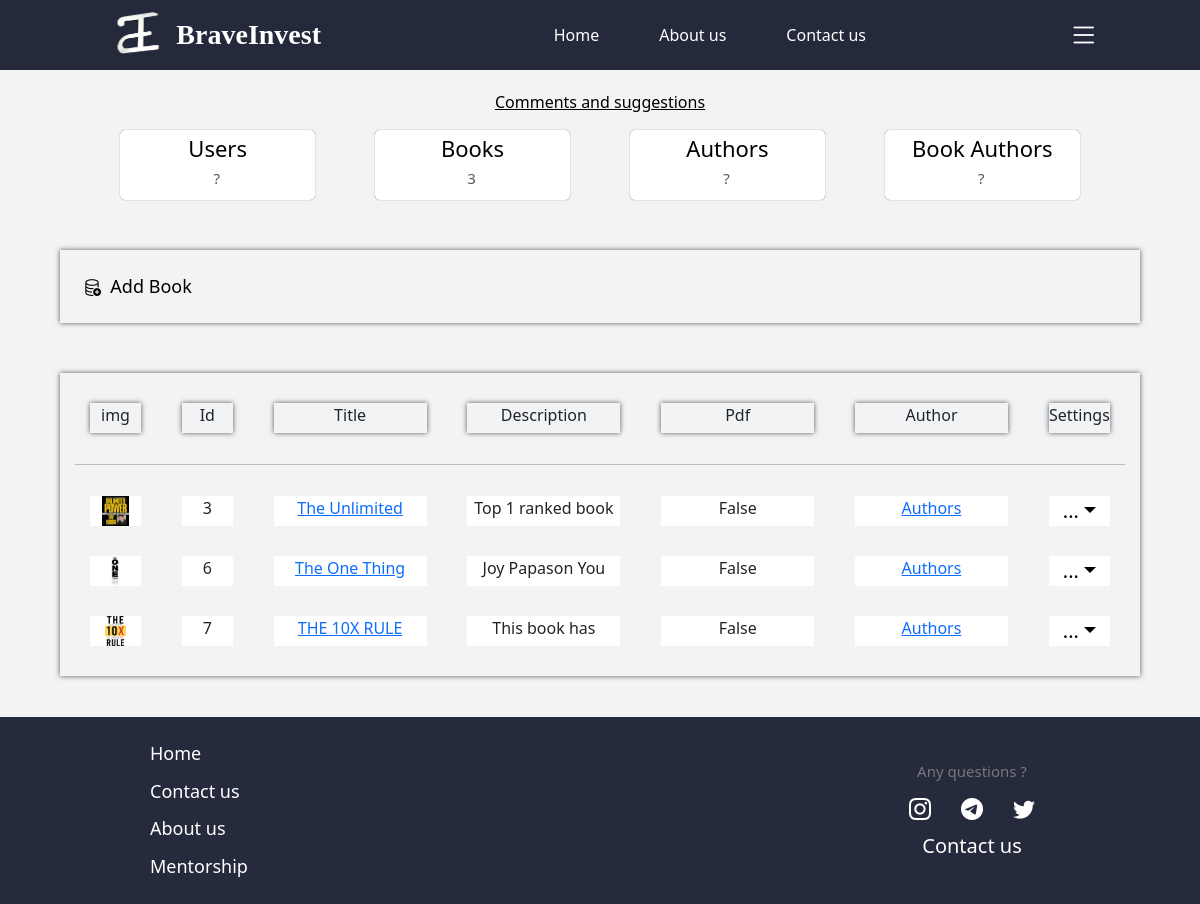
Screenshot of /users/staff/page/?table=books (signed in) with the database file from the repository.
### invest/models.py (models this page shows, shortened)
class Book(models.Model):
    title = models.CharField(max_length=200)
    cover_picture = models.ImageField()
    description = models.TextField()
    pdf = models.FileField(blank=True, null=True)
    my_favorite = models.BooleanField(default=False)

### invest/views.py (the view)
# urls.py: path("users/staff/page/", AdminPageView.as_view(), name="admin_page"),
class AdminPageView(View):
    def get(self, request):
        if request.user.is_staff:
            get_table = request.GET.get("table", "users")
            del_obj_value = None
            del_obj = None
            book_del_id = request.GET.get("delete-book", "")
            author_del_id = request.GET.get("delete-author", "")
            b_a_del_id = request.GET.get("delete-book-author", "")
            user_del_id = request.GET.get("delete-user", "")
            if book_del_id:
                del_obj_value = "books"
                try:
                    del_obj = Book.objects.get(id=book_del_id)
                except:
                    messages.warning(request, "No books found matching your search")
            elif author_del_id:
                del_obj_value = "authors"
                try:
                    del_obj = Author.objects.get(id=author_del_id)
                except:
                    messages.warning(request, "No authors found matching your search")
            elif b_a_del_id:
                del_obj_value = "book_authors"
                try:
                    del_obj = BookAuthor.objects.get(id=b_a_del_id)
                except:
                    messages.warning(request, "No book authors found matching your search")
            elif user_del_id:
                del_obj_value = "users"
                try:
                    del_obj = User.objects.get(id=user_del_id)
                except:
                    messages.warning(request, "No book authors found matching your search")
            if get_table == "users":
                table = User.objects.all()
                table_value = "users"
            elif get_table == "books":
                table = Book.objects.all()
                table_value = "books"
            elif get_table == "authors":
                table = Author.objects.all()
                table_value = "authors"
            elif get_table == "book_authors":
                table = BookAuthor.objects.all()
                table_value = "book_authors"
            else:
                table = ""
                table_value = ""
            return render(request, "admin_page.html", {"table":table, "table_value":table_value, "del_obj_value":del_obj_value, "del_obj": del_obj})
        else:
            return redirect("home")

### templates/admin_page.html (shortened to what this page needs)
{% extends 'base.html' %}
{% block content %}
<div class="admin-containner">
    <p style="text-align: center"><a class="admin-com-link" href="{% url 'questions' %}">Comments and suggestions</a></p>
<div class="admin-boxes">
    <a class="admin-box" href="?table=users">
        <h3>Users</h3>
        <h6>{% if table_value == "users" %}{{ table.count }}{% else %}?{% endif %}</h6>
    </a>
    <a class="admin-box" href="?table=books">
        <h3>Books</h3>
        <h6>{% if table_value == "books" %}{{ table.count }}{% else %}?{% endif %}</h6>
    </a>
    <a class="admin-box" href="?table=authors">
        <h3>Authors</h3>
        <h6>{% if table_value == "authors" %}{{ table.count }}{% else %}?{% endif %}</h6>
    </a>
    <a class="admin-box" href="?table=book_authors">
        <h3>Book Authors</h3>
        <h6>{% if table_value == "book_authors" %}{{ table.count }}{% else %}?{% endif %}</h6>
    </a>
</div>
{% if table_value == "books" %}
<div class="admin-table admin-table-create">
    <a class="admin-table-line" href="{% url 'book_create' %}">
        <i class="bi bi-database-add"></i> &nbsp Add Book
    </a>
</div>
{% endif %}
<div class="admin-table">
    {% if table_value == "users" %}
    <div class="admin-table-line admin-table-glav-line">
        <div class="admin-table-column admin-table-column-image">
            img
        </div>
        <div class="admin-table-column admin-table-column-id">
            Id
        </div>
        <div class="admin-table-column">
            Username
        </div>
        <div class="admin-table-column">
            First Name
        </div>
        <div class="admin-table-column">
            Last Name
        </div>
        <div class="admin-table-column">
           Email
        </div>
        <div class="admin-table-column">
            Status
        </div>
        <div class="admin-table-column admin-table-column-settings ">
            Settings
        </div>
    </div>
    <hr>
        {% for user in table %}
            <div class="admin-table-line">
                <div class="admin-table-column admin-table-column-image">
                    {% if user.profile_picture %}
                        <img src="{{ user.profile_picture.url }}" alt="">
                    {% endif %}
                </div>
                <div class="admin-table-column admin-table-column-id">
                    {{ user.id }}
                </div>
                <div class="admin-table-column">
                    <a href="{% url 'profile' user.id %}">{{ user.username }}</a>
                </div>
                <div class="admin-table-column">
                    {{ user.first_name }}
                </div>
                <div class="admin-table-column">
                    {{ user.last_name }}
                </div>
                <div class="admin-table-column">
                   {{ user.email }}
                </div>
                <div class="admin-table-column">
                    {% if user.is_superuser %}
                        Super Admin
                    {% elif user.is_staff %}
                        Admin
                    {% else %}
                        Active
                    {% endif %}
                </div>
                <div class="admin-table-column admin-table-column-settings">
                    <div class="dropdown">
                        <a class="dropdown-toggle admin-table-set-link" type="button" data-bs-toggle="dropdown" aria-expanded="false">...</a>
                        <ul class="dropdown-menu">
                          <li><a class="dropdown-item" href="?delete-user={{ user.id }}">Delete</a></li>
                        </ul>
                      </div>
                </div>
            </div>
        {% endfor %}
    {% elif table_value == "books" %}
    <div class="admin-table-line admin-table-glav-line">
        <div class="admin-table-column admin-table-column-image">
            img
        </div>
        <div class="admin-table-column admin-table-column-id">
            Id
        </div>
        <div class="admin-table-column">
            Title
        </div>
        <div class="admin-table-column">
            Description
        </div>
        <div class="admin-table-column">
            Pdf
        </div>
        <div class="admin-table-column">
            Author
        </div>
        <div class="admin-table-column admin-table-column-settings ">
            Settings
        </div>
    </div>
    <hr>
        {% for book in table %}
            <div class="admin-table-line">
                <div class="admin-table-column admin-table-column-image">
                    {% if book.cover_picture %}
                        <img src="{{ book.cover_picture.url }}" alt="">
                    {% endif %}
                </div>
                <div class="admin-table-column admin-table-column-id">
                    {{ book.id }}
                </div>
                <div class="admin-table-column">
                    <a href="{% url 'books_detail' book.id%}">{{ book.title }}</a>
                </div>
                <div class="admin-table-column">
                    {{ book.description }}
                </div>
                <div class="admin-table-column">
                    {% if book.pdf %}
                        True
                    {% else %}
                        False
                    {% endif %}
                </div>
                <div class="admin-table-column">
                    <a href="?table=book_authors">Authors</a>
                </div>
                <div class="admin-table-column admin-table-column-settings ">
                    <div class="dropdown">
                        <a class="dropdown-toggle admin-table-set-link" type="button" data-bs-toggle="dropdown" aria-expanded="false">...</a>
                      </div>
                </div>
            </div>
        {% endfor %}
    {% endif %}
</div>
</div>
{% endblock content %}

### static/css/style.css (style rules this page uses)
html, body { height: 100%; background-color: #f2f3f4; }
.admin-containner { width: 80%; margin: 20px auto; }
.admin-boxes { display: flex; justify-content: space-evenly; }
a.admin-box { text-align: center; text-decoration: none; color: black; width: 18%; background-color: white; padding: 5px 0; border-radius: 5px; box-shadow: 0px 0px 1px 0px #555; }
a.admin-box h3 { font-size: 22px; }
.admin-box h6 { color: #555; letter-spacing: 2px; font-size: 15px; }
.admin-table { box-shadow: 0px 0px 5px 0px #555; margin-top: 50px; padding: 15px; }
.admin-table-line { display: flex; padding: 15px; transition: 0.3s; cursor: pointer; justify-content: space-between; }
.admin-table-column { width: 15%; height: 30px; text-align: center; overflow: auto; background-color: white; }
.admin-table-glav-line .admin-table-column { box-shadow: 0 0 5px 0 #555; background: none; }
.admin-table-column-id { width: 5%; }
.admin-table-column-image { width: 5%; }
.admin-table-column-image img { height: 100%; }
.admin-table-column-settings { width: 6%; overflow: unset; }
a.admin-table-set-link { color: black; font-size: 20px; text-decoration: none; }
.admin-table-create { padding: 8px; }
.admin-table-create a.admin-table-line { text-decoration: none; color: black; justify-content: unset; font-size: 18px; }
a.admin-com-link { color: black; }
@media (max-width:1267px) { .admin-containner { width: 90%; } }

### rows the page displays
Book: cover_picture (picture), id "3", title "The Unlimited…", description "Top 1 ranked book…", pdf "False"
Book: cover_picture (picture), id "6", title "The One Thing", description "Joy Papason You…", pdf "False"
Book: cover_picture (picture), id "7", title "THE 10X RULE", description "This book has…", pdf "False"

### other values shown
{{ table.count }} "3"
